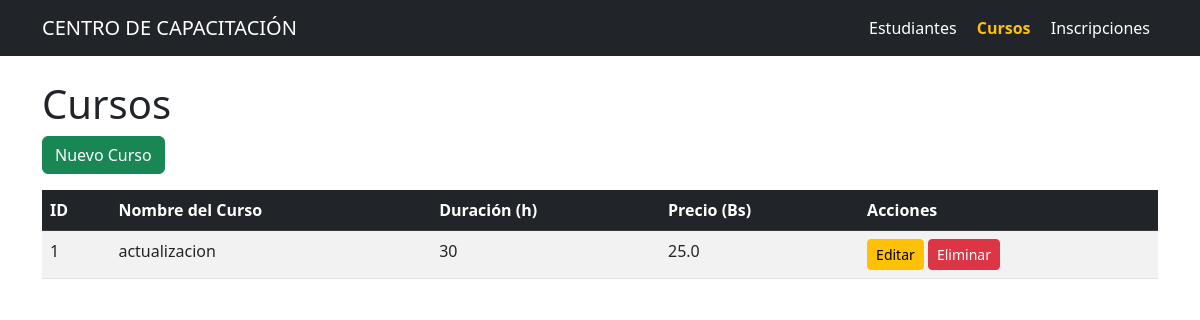
Page /cursos on the committed database.
### tables this page shows
CREATE TABLE cursos (
            id INTEGER PRIMARY KEY,
            nombre_curso TEXT NOT NULL,
            duracion_horas INTEGER,
            precio REAL
        );

### app.py (the view)
@app.route('/cursos')
def lista_cursos():
    conn = sqlite3.connect(RUTA_BD)
    conn.row_factory = sqlite3.Row
    c = conn.cursor()
    c.execute("SELECT * FROM cursos")
    datos = c.fetchall()
    conn.close()
    return render_template('cursos.html', cursos=datos)

### templates/cursos.html
{% extends "base.html" %}
{% block contenido %}
<h1>Cursos</h1>
<a href="{{ url_for('nuevo_curso') }}" class="btn btn-success mb-3">Nuevo Curso</a>
<table class="table table-striped table-hover">
    <thead class="table-dark">
        <tr><th>ID</th><th>Nombre del Curso</th><th>Duración (h)</th><th>Precio (Bs)</th><th>Acciones</th></tr>
    </thead>
    <tbody>
        {% for c in cursos %}
        <tr>
            <td>{{ c.id }}</td>
            <td>{{ c.nombre_curso }}</td>
            <td>{{ c.duracion_horas }}</td>
            <td>{{ c.precio }}</td>
            <td>
                <a href="{{ url_for('editar_curso', id=c.id) }}" class="btn btn-warning btn-sm">Editar</a>
                <a href="{{ url_for('eliminar_curso', id=c.id) }}" class="btn btn-danger btn-sm">Eliminar</a>
            </td>
        </tr>
        {% endfor %}
    </tbody>
</table>
{% endblock %}

### rows in the picture
cursos: id "1", nombre_curso "actualizacion", duracion_horas "30", precio "25.0"
